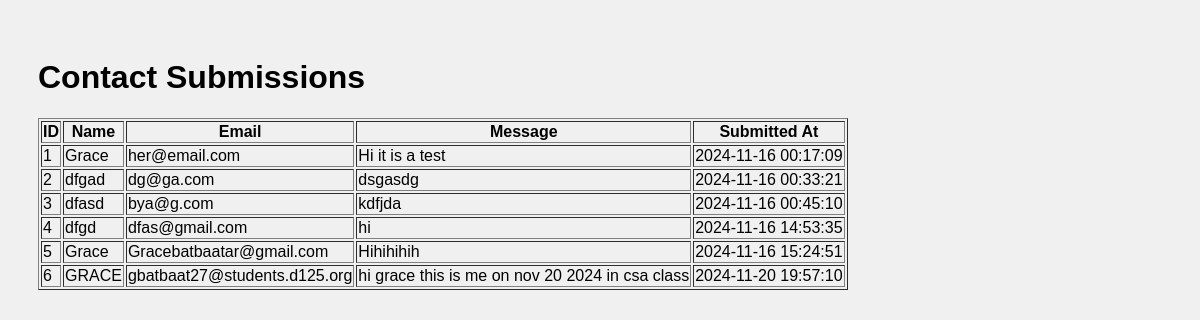
/admin, run on an earlier commit of the app's database.
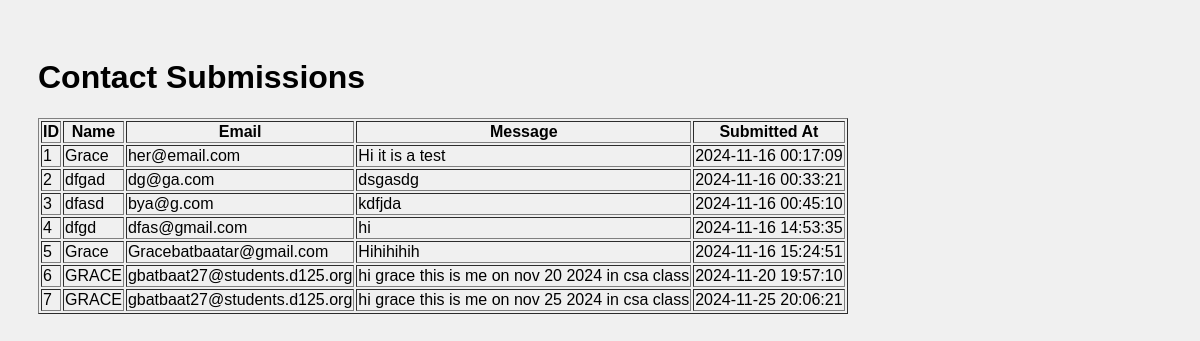
And on a later commit of the database.
### tables this page shows
CREATE TABLE contacts (
                    id INTEGER PRIMARY KEY,
                    name TEXT NOT NULL,
                    email TEXT  NOT NULL,
                    message TEXT NOT NULL,
                    current_time TIMESTAMP DEFAULT CURRENT_TIMESTAMP);

### main.py (the view)
@app.route('/admin')
def admin():
    conn = sqlite3.connect(db_path, check_same_thread=False)
    cursor = conn.cursor()
    cursor.execute('SELECT * FROM contacts')
    contacts = cursor.fetchall()
    conn.close()
    return render_template('admin.html', contacts=contacts)

### templates/admin.html (shortened to what this page needs)
<!DOCTYPE html>
<html>
<head>
    <link rel="stylesheet" type="text/css" href="{{ url_for('static', filename='style.css') }}">
</head>
<body>
    <h1>Contact Submissions</h1>
    <table border="1">
        <tr>
            <th>ID</th>
            <th>Name</th>
            <th>Email</th>
            <th>Message</th>
            <th>Submitted At</th>
        </tr>
        {% for contact in contacts %}
        <tr>
            <td>{{ contact[0] }}</td>
            <td>{{ contact[1] }}</td>
            <td>{{ contact[2] }}</td>
            <td>{{ contact[3] }}</td>
            <td>{{ contact[4] }}</td>
        </tr>
        {% endfor %}
    </table>
</body>
</html>

### static/style.css (style rules this page uses)
body { background-color: #f0f0f0; font-family: Arial, sans-serif; padding: 30px; }

What changed in the data, as far as the page shows it:
added contacts: id "7", name "GRACE", email "gbatbaat27@students.d125.org", message "hi grace this is me on nov 25 2024 in csa class", current_time "2024-11-25 20:06:21"
